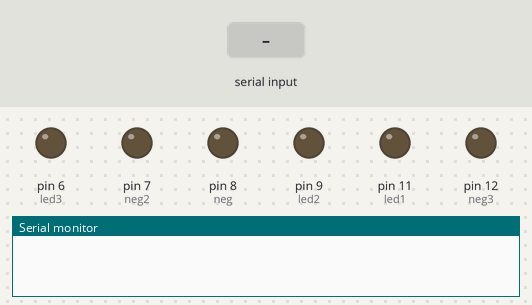
Recording of a sketch running on a simulated Arduino Uno, built with avr-gcc and run on an emulated ATmega328P. Shown: output pins drawn as LEDs (lit = HIGH), the last lines printed to the serial monitor. The test bench sets the inputs (shaded band).

Above: at 1.2 s.
1.3 s: byte 30 received over Serial
At 2.5 s:
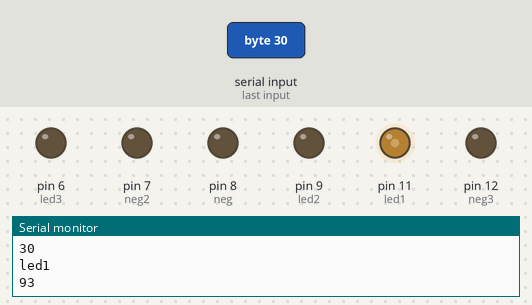
2.8 s: byte 90 received over Serial
At 3.7 s:
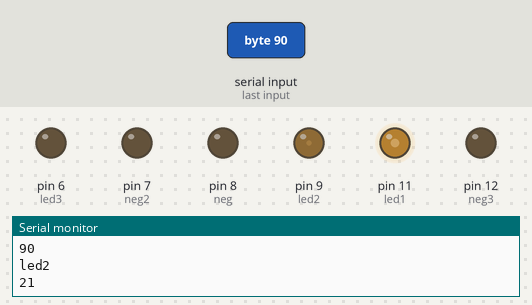
4.3 s: byte 120 received over Serial
At 4.9 s:
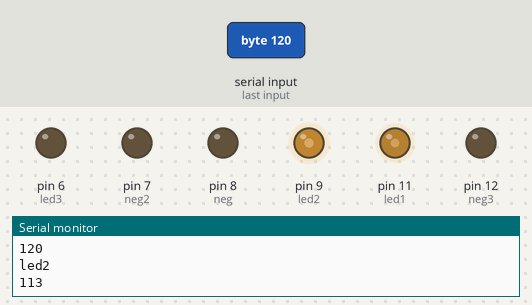
Timing chart, 0 to 7.3 s (numbered marks = the images above; inputs shaded):
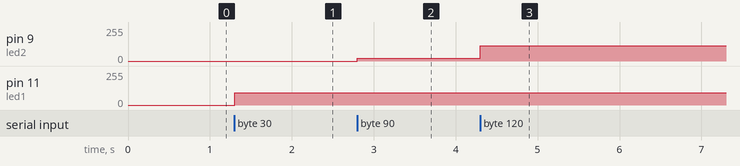

The sketch:

HC05_MIT_APP_Multiple_PWM.ino
```cpp
/*----Multiple LED Control With MIT App Inventor-----*/
/*---------Source Code by Habib.m @Hab_mz------------*/
/*------Modified & Adapted by Habib.m @Hab_mz--------*/
/*----------------------V1.1-------------------------*/
int val;
int led1=11;
int led2=9;
int led3=6;
int neg=8;
int neg2=7;
int neg3=12;
void setup() {
  Serial.begin(9600);
  pinMode(led1,OUTPUT);
  pinMode(led2,OUTPUT);
  pinMode(led3,OUTPUT);
  pinMode(neg,OUTPUT);
  pinMode(neg2,OUTPUT);
  pinMode(neg3,OUTPUT);
  digitalWrite(neg,0);
  digitalWrite(neg2,0);
  digitalWrite(neg3,0);
}

void loop() {
  if(Serial.available()>0){
    val = Serial.read();
    Serial.println(" ");
    Serial.println(val);

   if (val >= 0 && val <83){
       int led1pos = val;
       led1pos = map(led1pos, 0, 82, 0, 255);
       Serial.println("led1");
       Serial.println(led1pos);
       analogWrite(led1,led1pos);}

   if (val >= 82 && val <167){
       int led2pos = val;
       led2pos = map(led2pos, 83, 166, 0, 255);
       Serial.println("led2");
       Serial.println(led2pos);
       analogWrite(led2,led2pos);}

   if (val >= 166 && val <249){
       int led3pos = val;
       led3pos = map(led3pos, 167, 248, 0, 255);
       Serial.println("led3");
       Serial.println(led3pos);
       analogWrite(led3,led3pos);}
  }}

  /*--------------------V1.0------------------------
    if (val >= 82 || val <= 00){
        Serial.println("-");}
     else {
       val = map(val, 0, 82, 0, 255);
    Serial.println("led1");
        Serial.println(val);}

    if (val >= 166 || val <= 83){
         Serial.println("-");}
      else {
        val = map(val, 83, 166, 0, 255);
        Serial.println("led2");
        Serial.println(val);}

    if (val >= 248 || val <= 167){
         Serial.println("-");}
      else {
        val = map(val, 167, 248, 0, 255);
        Serial.println("led3");
        Serial.println(val);} */
```

Measured:
- after the input at 1.3 s, pin 11 (led1): 0/255 → 93/255 at once
- after the input at 2.8 s, pin 9 (led2): 0/255 → 21/255 at once
- after the input at 4.3 s, pin 9 (led2): 21/255 → 113/255 at once
